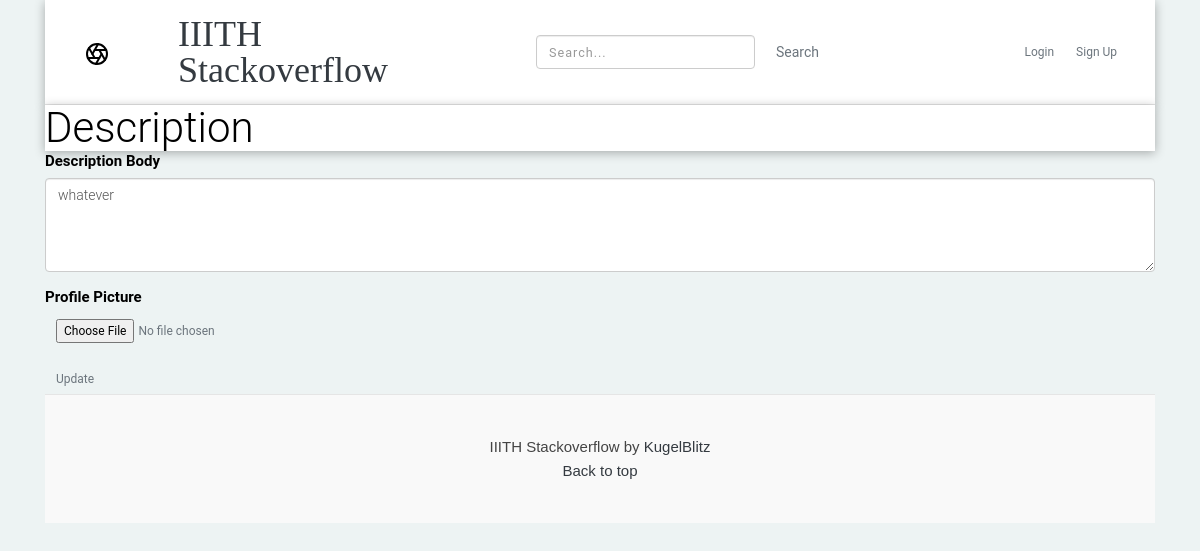
/auth/1/update_profile, run on an earlier commit of the app's database.
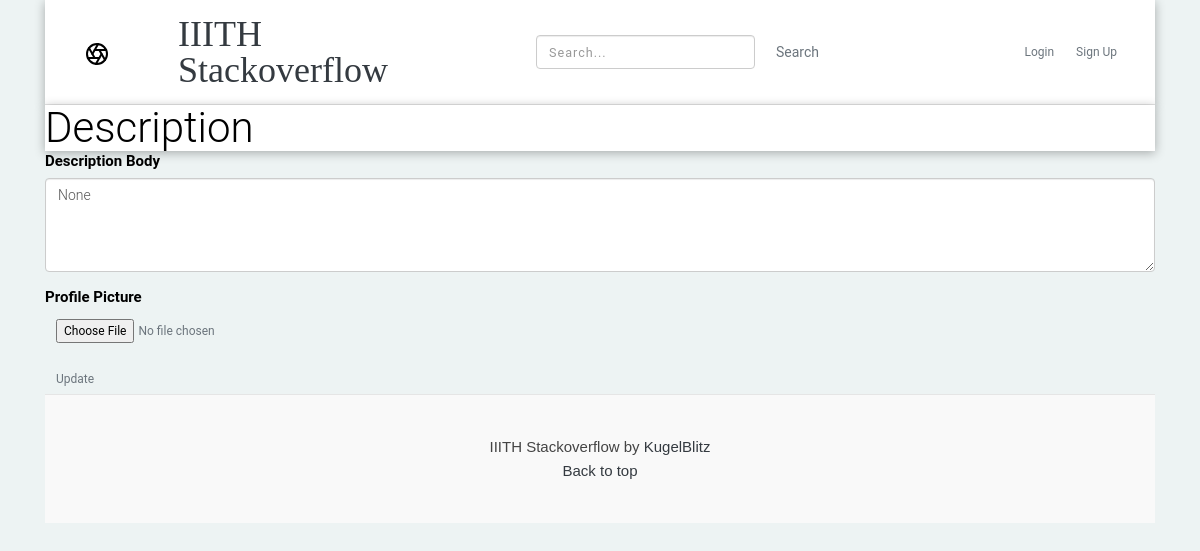
And on a later commit of the database.
### tables this page shows
CREATE TABLE user (
  id INTEGER PRIMARY KEY AUTOINCREMENT,
  username TEXT UNIQUE NOT NULL,
  email TEXT UNIQUE NOT NULL,
  password TEXT NOT NULL,
  description VARCHAR(100) NULL,
  reputation INTEGER DEFAULT 0,
  profile_picture VARCHAR(256) DEFAULT NULL
);

### flaskr/auth.py (the view, shortened to what this page needs)
@bp.route('/<int:id>/update_profile', methods=('GET', 'POST'))
def update_profile(id):
    user=get_user(id)
    profile_picture=None
    return render_template('auth/update_profile.html',user_data=user)

### flaskr/auth.py (called while the page is built)
@bp.before_app_request
def load_logged_in_user():
    user_id = session.get('user_id')
    if user_id is None:
        g.user = None
    else:
        g.user = get_db().execute(
            'SELECT * FROM user WHERE id = ?', (user_id,)
        ).fetchone()

def get_user(id):
    user = get_db().execute('select * from user where id=?',(id,)).fetchone()
    if user is None:
        abort(404, "User id {0} doesn't exist.".format(id))
    return user

### flaskr/db.py (called while the page is built)
def get_db():
    if 'db' not in g:
        g.db = sqlite3.connect(
            current_app.config['DATABASE'],
            detect_types=sqlite3.PARSE_DECLTYPES
        )
        g.db.row_factory = sqlite3.Row
    return g.db

### flaskr/templates/auth/update_profile.html
{% extends 'base.html' %}
{% block header %}
  <h2>{% block title %}Description{% endblock %}</h2>
{% endblock %}
{% block content %}
<form method="post" enctype="multipart/form-data">
        <div class="form-group">
            <label for="title">Description</label>
            <label for="body">Body</label>
            <textarea class="form-control" rows="4" name="description_body" id="description_body" required class="form-control" >{{ request.form['description_body'] or user_data['description'] }}</textarea>
        </div>
        <div class="form-group">
            <label for="pic">Profile Picture</label>
          <input class="btn btn-sm btn-outline-secondary" type="file" name="file" id="file">
        </div>
        <button type="submit" class="btn btn-sm btn-outline-secondary">Update</button>
</form>
{% endblock %}
{% block footer %}
{{super()}}
{% endblock %}

What changed in the data, as far as the page shows it:
no longer on this page (row edited): user: description_body "whatever"
Also different on the page:
form field description_body: (not shown) → "None"
